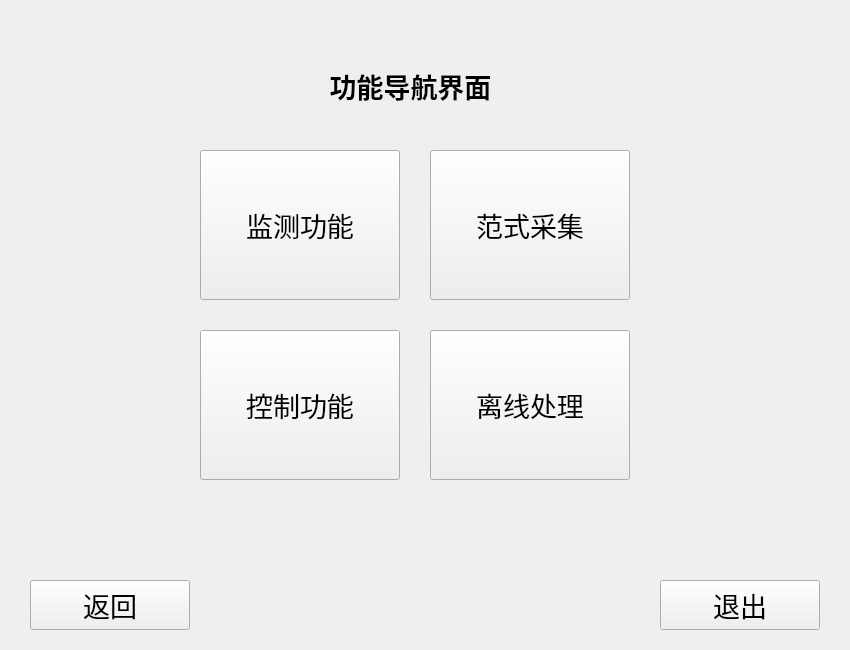
<?xml version="1.0" encoding="UTF-8"?>
<ui version="4.0">
 <class>Navigator_From</class>
 <widget class="QWidget" name="Navigator_From">
  <property name="geometry">
   <rect>
    <x>0</x>
    <y>0</y>
    <width>850</width>
    <height>650</height>
   </rect>
  </property>
  <property name="windowTitle">
   <string>Form</string>
  </property>
  <widget class="QPushButton" name="pushButton_monitors">
   <property name="geometry">
    <rect>
     <x>200</x>
     <y>150</y>
     <width>200</width>
     <height>150</height>
    </rect>
   </property>
   <property name="minimumSize">
    <size>
     <width>93</width>
     <height>0</height>
    </size>
   </property>
   <property name="font">
    <font>
     <pointsize>20</pointsize>
    </font>
   </property>
   <property name="text">
    <string>监测功能</string>
   </property>
   <property name="iconSize">
    <size>
     <width>20</width>
     <height>20</height>
    </size>
   </property>
   <property name="autoRepeatInterval">
    <number>100</number>
   </property>
  </widget>
  <widget class="QPushButton" name="pushButton_paradigms">
   <property name="geometry">
    <rect>
     <x>430</x>
     <y>150</y>
     <width>200</width>
     <height>150</height>
    </rect>
   </property>
   <property name="minimumSize">
    <size>
     <width>93</width>
     <height>0</height>
    </size>
   </property>
   <property name="font">
    <font>
     <pointsize>20</pointsize>
    </font>
   </property>
   <property name="text">
    <string>范式采集</string>
   </property>
   <property name="iconSize">
    <size>
     <width>20</width>
     <height>20</height>
    </size>
   </property>
   <property name="autoRepeatInterval">
    <number>100</number>
   </property>
  </widget>
  <widget class="QPushButton" name="pushButton_control">
   <property name="geometry">
    <rect>
     <x>200</x>
     <y>330</y>
     <width>200</width>
     <height>150</height>
    </rect>
   </property>
   <property name="minimumSize">
    <size>
     <width>93</width>
     <height>0</height>
    </size>
   </property>
   <property name="font">
    <font>
     <pointsize>20</pointsize>
    </font>
   </property>
   <property name="text">
    <string>控制功能</string>
   </property>
   <property name="iconSize">
    <size>
     <width>20</width>
     <height>20</height>
    </size>
   </property>
   <property name="autoRepeatInterval">
    <number>100</number>
   </property>
  </widget>
  <widget class="QPushButton" name="pushButton_processing">
   <property name="geometry">
    <rect>
     <x>430</x>
     <y>330</y>
     <width>200</width>
     <height>150</height>
    </rect>
   </property>
   <property name="minimumSize">
    <size>
     <width>93</width>
     <height>0</height>
    </size>
   </property>
   <property name="font">
    <font>
     <pointsize>20</pointsize>
    </font>
   </property>
   <property name="text">
    <string>离线处理</string>
   </property>
   <property name="iconSize">
    <size>
     <width>20</width>
     <height>20</height>
    </size>
   </property>
   <property name="autoRepeatInterval">
    <number>100</number>
   </property>
  </widget>
  <widget class="QPushButton" name="pushButton_back">
   <property name="geometry">
    <rect>
     <x>30</x>
     <y>580</y>
     <width>160</width>
     <height>50</height>
    </rect>
   </property>
   <property name="font">
    <font>
     <pointsize>20</pointsize>
    </font>
   </property>
   <property name="text">
    <string>返回</string>
   </property>
  </widget>
  <widget class="QLabel" name="label_function">
   <property name="geometry">
    <rect>
     <x>140</x>
     <y>50</y>
     <width>541</width>
     <height>71</height>
    </rect>
   </property>
   <property name="font">
    <font>
     <pointsize>20</pointsize>
     <weight>75</weight>
     <bold>true</bold>
    </font>
   </property>
   <property name="text">
    <string>功能导航界面</string>
   </property>
   <property name="alignment">
    <set>Qt::AlignCenter</set>
   </property>
  </widget>
  <widget class="QPushButton" name="pushButton_quit">
   <property name="geometry">
    <rect>
     <x>660</x>
     <y>580</y>
     <width>160</width>
     <height>50</height>
    </rect>
   </property>
   <property name="font">
    <font>
     <pointsize>20</pointsize>
    </font>
   </property>
   <property name="text">
    <string>退出</string>
   </property>
  </widget>
 </widget>
 <resources/>
 <connections>
  <connection>
   <sender>pushButton_quit</sender>
   <signal>clicked()</signal>
   <receiver>Navigator_From</receiver>
   <slot>close()</slot>
   <hints>
    <hint type="sourcelabel">
     <x>703</x>
     <y>603</y>
    </hint>
    <hint type="destinationlabel">
     <x>588</x>
     <y>599</y>
    </hint>
   </hints>
  </connection>
 </connections>
</ui>
